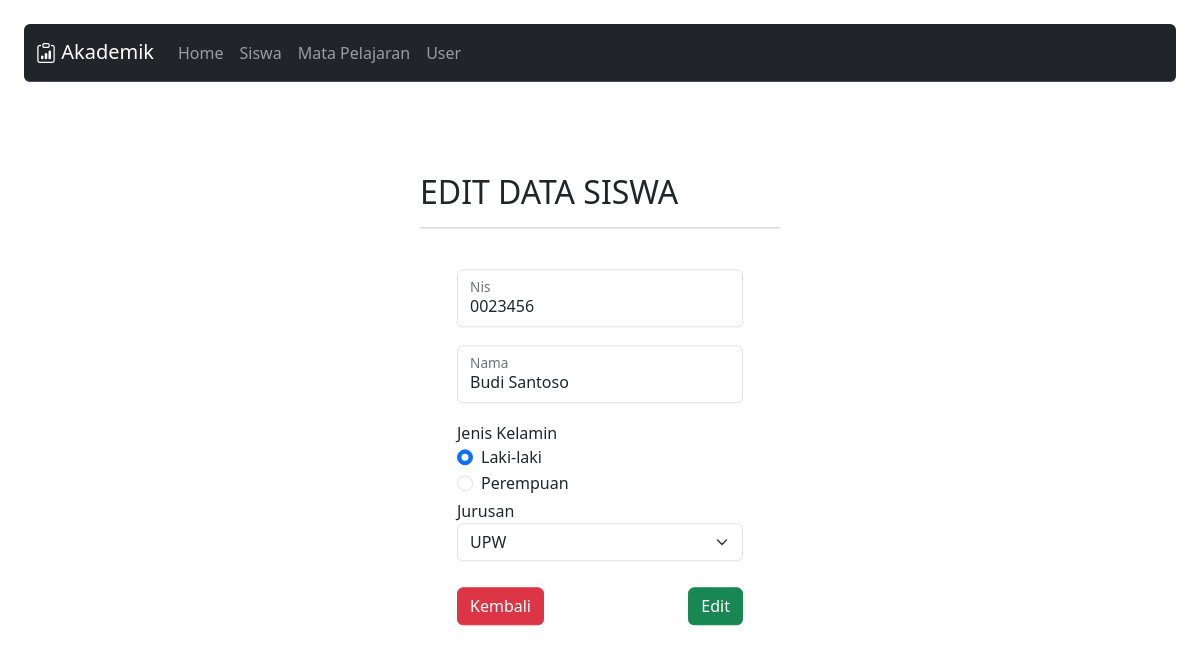
Screenshot of /siswa/editSiswa.php?nis=0023456 (signed in) with the database file from the repository.
### tables this page shows
CREATE TABLE `siswa` (
  `nis` char(9) NOT NULL,
  `nama` varchar(30) NOT NULL,
  `jkel` varchar(15) NOT NULL,
  `jurusan` char(3) NOT NULL
);

### siswa/crudSiswa.php (called while the page is built, shortened)
<?php
    function bacaSemuaSiswa($sql){
        $data = array();
        $koneksi= koneksiAkademik();
        $hasil = mysqli_query($koneksi, $sql);
        $i=0;
        while ($baris = mysqli_fetch_assoc($hasil)) {
            $data[$i]['nis']=$baris['nis'];
            $data[$i]['nama']=$baris['nama'];
            $data[$i]['jkel']=$baris['jkel'];
            $data[$i]['jurusan']=$baris['jurusan'];
            $i++;
            }
            return $data;
    };
    function cariSiswaDariNis($nis){
        $sql = "select * from siswa where nis= '$nis'";
        $data = bacaSemuaSiswa($sql);
        return $data;
    }
?>

### siswa/editSiswa.php (the view, shortened to what this page needs)
<?php
  include 'crudSiswa.php';
  include_once '../template/header.php';
  include_once '../template/navbar.php';
  $nis= $_GET['nis'];
  $data = cariSiswaDariNis($nis);
  foreach($data as $siswa)
?>
<div class="head position-absolute top-50 start-50 translate-middle">
  <form method="post" action="prosesEdit.php">
      <h2>EDIT DATA SISWA</h2> <hr /> <br />
      <center>
        <table>
          <tr>
            <td>
              <div class="form-floating mb-3">
                <input type="text" name= "nis" class="form-control" id="floatingInput" placeholder="" value= "<?php echo $siswa['nis']; ?>" readonly />
                <label for="floatingInput">Nis</label>
              </div>
            </td>
          </tr>
          <tr>
            <td>
              <div class="form-floating mb-3">
                <input type="text" name= "nama" class="form-control" id="floatingInput" placeholder="" value= "<?php echo $siswa['nama']; ?>" />
                <label for="floatingInput">Nama</label>
              </div>
            </td>
          </tr>
          <tr>
            <td>
              Jenis Kelamin
              <div class="form-check">
                <input class="form-check-input" type="radio" name= "jkel" value="Laki-laki" id="flexRadioDefault1" <?php if ($siswa['jkel']== "Laki-laki"){ echo " checked"; } ?>/>
                <label class="form-check-label" for="flexRadioDefault1"> Laki-laki </label>
              </div>
              <div class="form-check">
                <input class="form-check-input" type="radio" name= "jkel" value="Perempuan" id="flexRadioDefault2" <?php if ($siswa['jkel']== "Perempuan"){ echo " checked"; } ?> />
                <label class="form-check-label" for="flexRadioDefault2"> Perempuan </label>
              </div>
            </td>
          </tr>
          <tr>
            <td>
              Jurusan
              <select name= "jurusan" class="form-select" aria-label="Default select example">
              <?php
                $jurusan = array("RPL", "UPW", "PH", "TBG", "TBS");
                foreach ($jurusan as $j) {
                  if ($siswa['jurusan'] == $j) {
                  echo "<option value= '$j' selected>$j</option>";
                  } else {
                  echo "<option value= '$j'>$j</option>";
                  }
                }
              ?>
            </select>
            </td>
          </tr>
          <tr>
            <td><br /><a href="viewSiswa.php" class="btn btn-danger">Kembali</a><input type="submit" value="Edit" class="btn btn-success" /></td>
          </tr>
        </table>
      </center>
  </form>
</div>
<?php
  include_once '../template/footer.php';
?>

### template/header.php (style rules this page uses)
body { width: 100%; padding: 2%; }

### siswa/editSiswa.php (style rules this page uses)
.head { width: 30%; }
tr { padding: 1%; }
.btn-success { float: right; }
table { width: 80%; }

### rows the page displays
siswa: nis "0023456", nama "Budi Santoso", jkel "☑ Laki-laki", jkel "☐ Perempuan", jurusan "UPW"

### other values shown
$title "Home"
$title "Siswa"
$title "Mata Pelajaran"
$title "User"
